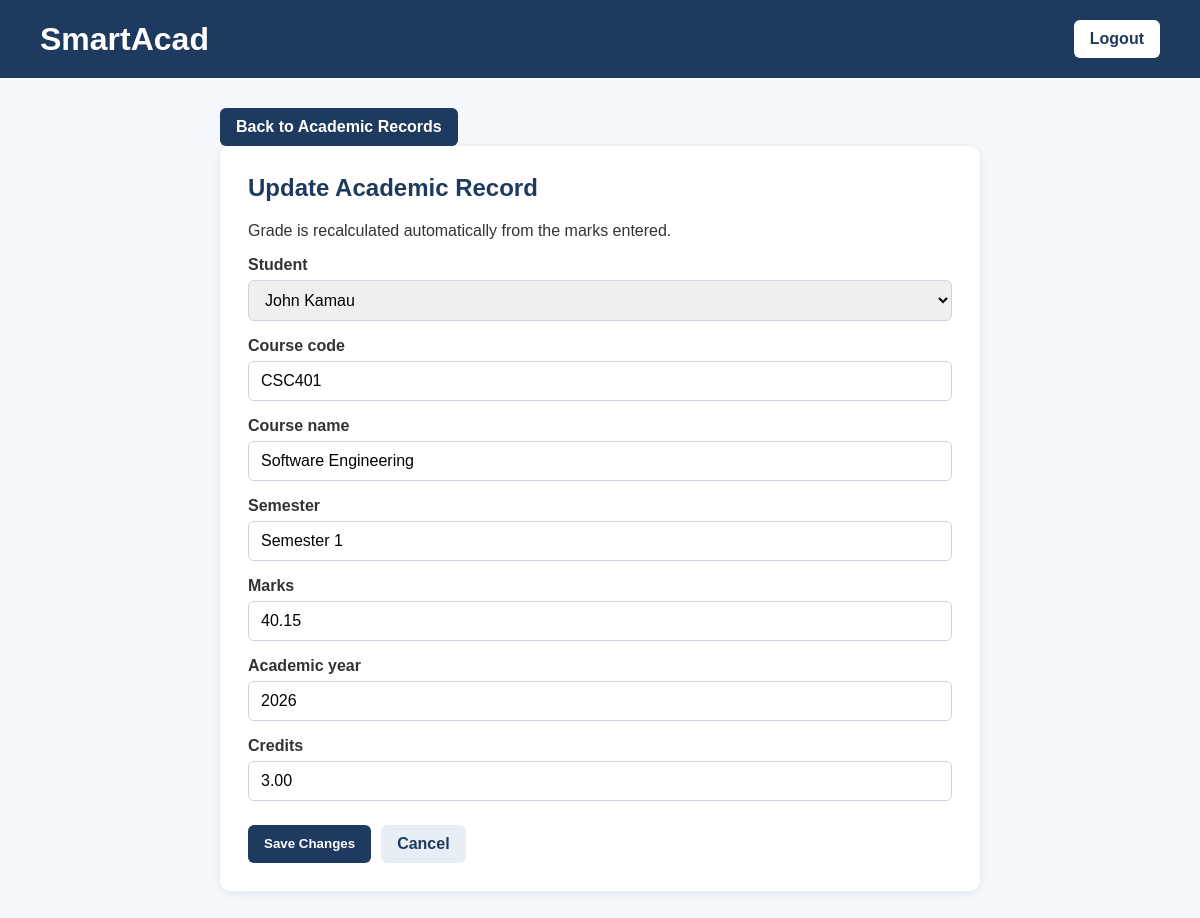
/admin-dashboard/academic-records/1/update/ (signed in), run on the app's committed database.
### core/models.py (models this page shows, shortened)
class AcademicRecord(models.Model):
    student = models.ForeignKey(
        Student,
        on_delete=models.CASCADE
    )
    course_code = models.CharField(max_length=20)
    course_name = models.CharField(max_length=100)
    semester = models.CharField(max_length=20)
    marks = models.DecimalField(max_digits=5, decimal_places=2)
    grade = models.CharField(max_length=5)
    academic_year = models.CharField(max_length=20)
    credits = models.DecimalField(
        max_digits=5,
        decimal_places=2,
        default=Decimal("3.00"),
        validators=[MinValueValidator(Decimal("0.01"))],
    )

### core/views.py (the view, shortened to what this page needs)
@login_required
def academic_admin_update_academic_record(request, record_id):
    if not request.user.groups.filter(
        name="Academic Admin"
    ).exists():
        return redirect_user_by_role(request.user)
    record = get_object_or_404(
        AcademicRecord.objects.select_related("student"),
        pk=record_id,
    )
    form = AcademicRecordUpdateForm(
        request.POST or None,
        instance=record,
    )
    return render(
        request,
        "academic_admin_update_academic_record.html",
        {
            "form": form,
            "record": record,
        },
    )

### core/forms.py (shortened to what this page needs)
class AcademicRecordUpdateForm(forms.ModelForm):
    marks = forms.DecimalField(
        max_digits=5,
        decimal_places=2,
        validators=[
            MinValueValidator(0),
            MaxValueValidator(100),
        ],
    )
    class Meta:
        model = AcademicRecord
        fields = (
            "student",
            "course_code",
            "course_name",
            "semester",
            "marks",
            "academic_year",
            "credits",
        )

### core/models.py (called while the page is built)
    def __str__(self):
        return self.full_name

### core/templates/academic_admin_update_academic_record.html (shortened to what this page needs)
<!DOCTYPE html>
<html lang="en">
<head>
</head>
<body>
    <header>
        <h1>SmartAcad</h1>
        <a class="logout" href="{% url 'logout' %}">Logout</a>
    </header>
    <main>
        <a class="back" href="{% url 'academic_admin_academic_records' %}">Back to Academic Records</a>
        <section class="card">
            <h2>Update Academic Record</h2>
            <p>Grade is recalculated automatically from the marks entered.</p>
            <form method="post">
                {% for field in form %}
                    <div class="field">
                        <label for="{{ field.id_for_label }}">{{ field.label }}</label>
                        {{ field }}
                    </div>
                {% endfor %}
                <div class="actions">
                    <button type="submit">Save Changes</button>
                    <a class="back cancel" href="{% url 'academic_admin_academic_records' %}">Cancel</a>
                </div>
            </form>
        </section>
    </main>
</body>
</html>

### core/templates/academic_admin_update_academic_record.html (style rules this page uses)
* { box-sizing: border-box; }
body { margin: 0; font-family: Arial, sans-serif; background: #f4f7fb; color: #333; }
header { display: flex; align-items: center; justify-content: space-between; padding: 20px 40px; background: #1e3a5f; color: #fff; }
header h1 { margin: 0; }
.logout, .back, button { display: inline-block; padding: 10px 16px; border: 0; border-radius: 6px; background: #1e3a5f; color: #fff; font-weight: bold; text-decoration: none; cursor: pointer; }
.logout { background: #fff; color: #1e3a5f; }
main { width: min(90%, 760px); margin: 30px auto; }
.card { padding: 28px; border-radius: 10px; background: #fff; box-shadow: 0 2px 8px rgba(0, 0, 0, .08); }
h2 { margin-top: 0; color: #1e3a5f; }
.field { margin-bottom: 16px; }
label { display: block; margin-bottom: 6px; font-weight: bold; }
input, select { width: 100%; padding: 10px 12px; border: 1px solid #cbd5e1; border-radius: 6px; font: inherit; }
.actions { display: flex; gap: 10px; margin-top: 24px; }
.cancel { background: #e8eef5; color: #1e3a5f; }

### data on the page
AcademicRecord: form "John Kamau" "CSC401" "Software Engineering" "Semester 1" "40.15" "2026" "3.00"

### other printed values
{{ field.label }} "Student" "Course code" "Course name" "Semester" "Marks" "Academic year" "Credits"
